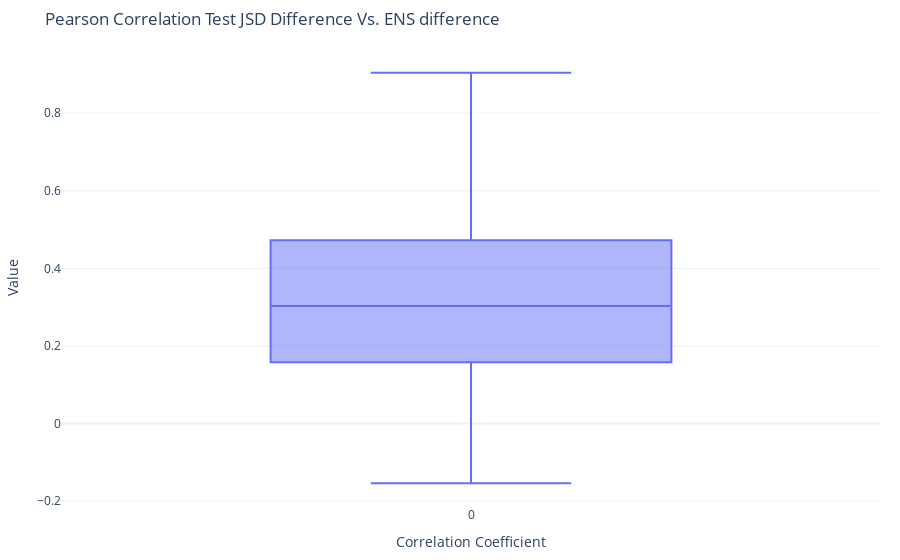

Notebook source saved alongside this figure:
### Code cell
correlation_list2 = {}
p_value_list2 = {}
for gene, lists in gene_data_dict.items():
    jsd_diff_list, ens_abs_diff_list = remove_outliers_iqr(lists['jsd_diff'], lists['ens_abs_diff'])

    #Add the correlation factor in the list
    cor, p_value = scipy.stats.pearsonr(jsd_diff_list, ens_abs_diff_list)
    correlation_list2[gene] = cor
    p_value_list2[gene] = p_value 

fig2 = px.box(correlation_list2.values(), title= 'Pearson Correlation Test JSD Difference Vs. ENS difference')
# Update layout with labels and title
fig2.update_layout(
    template='plotly_white',
    margin=dict(l=20, r=20, t=50, b=20),
    autosize=True,
    yaxis_title_font={'size': 20},  
    xaxis_title_font={'size': 20}, 
    xaxis_title='Correlation Coefficient',
    yaxis_title='Value',
    width=None
)
fig2.show()
# fig2.write_image('jsd_ens_diff_cc.pdf')

### Figure 1 — Plotly figure (JSON) as saved in the notebook; plotly's stock layout.template omitted (floating-point values rounded to 4 significant figures)
{"data": [{"alignmentgroup": "True", "hovertemplate": "variable=%{x}<br>value=%{y}<extra></extra>", "legendgroup": "", "marker": {"color": "#636efa"}, "name": "", "notched": false, "offsetgroup": "", "orientation": "v", "showlegend": false, "type": "box", "x": ["0", "0", "0", "0", "0", "0", "0", "0", "0", "0", "0", "0", "0", "0", "0", "0", "0", "0", "0", "0", "0", "0", "0", "0", "0", "0", "0", "0", "0", "0", "0", "0", "0", "0", "0", "0", "0", "0", "0", "0", "0", "0", "0", "0", "0", "0", "0", "0", "0", "0", "0", "0", "0", "0", "0", "0", "0", "0", "0", "0", "0", "0", "0", "0", "0", "0", "0", "0", "0", "0", "0", "0", "0", "0", "0", "0", "0", "0", "0", "0", "0", "0", "0", "0", "0", "0", "0", "0", "0", "0", "0", "0", "0", "0", "0", "0", "0", "0", "0", "0", "0", "0", "0", "0", "0", "0", "0", "0", "0", "0", "0", "0", "0", "0", "0", "0", "0", "0", "0", "0", "0", "0", "0", "0", "0", "0", "0"], "x0": " ", "xaxis": "x", "y": [0.3578, 0.613, 0.3655, 0.3361, -0.004646, 0.4931, 0.7994, 0.6976, 0.2999, 0.2451, -0.09095, 0.254, 0.8635, 0.7769, -0.1116, 0.3351, 0.05055, 0.3273, 0.3784, 0.3337, 0.0334, -0.03429, 0.192, 0.6717, 0.4793, 0.6185, 0.4463, 0.6177, 0.08969, 0.07023, 0.239, 0.1885, 0.5588, 0.3033, 0.106, 0.4716, 0.7759, 0.2153, 0.2406, 0.1972, -0.04262, 0.4452, 0.3353, 0.5345, 0.1541, 0.2933, 0.3657, 0.7015, 0.5613, 0.1557, 0.3468, 0.2376, 0.6879, 0.4725, 0.5149, 0.2102, 0.904, 0.7034, 0.4079, -0.1536, 0.09158, 0.2995, 0.6588, 0.56, 0.07163, 0.3881, 0.3705, 0.058, 0.02574, 0.1363, 0.09589, 0.2624, 0.2943, 0.6791, 0.3109, 0.1946, 0.3239, 0.179, 0.2611, 0.1737, 0.1642, 0.3931, 0.4744, 0.1765, 0.7239, 0.3336, 0.3936, 0.2656, -0.02357, 0.05974, 0.4537, 0.07404, 0.6138, 0.18, 0.4679, -0.02205, 0.04625, 0.3475, 0.238, 0.32, 0.21, 0.06084, 0.2651, -0.04653, 0.3713, 0.493, 0.08284, 0.1509, 0.2761, 0.4655, 0.5235, 0.1824, 0.06642, 0.3997, 0.2797, 0.3008, 0.473, 0.6488, 0.1149, 0.3223, 0.5468, 0.469, 0.5361, -0.01909, 0.248, -0.06391, 0.3983], "y0": " ", "yaxis": "y"}], "layout": {"autosize": true, "boxmode": "group", "legend": {"tracegroupgap": 0}, "margin": {"b": 20, "l": 20, "r": 20, "t": 50}, "title": {"text": "Pearson Correlation Test JSD Difference Vs. ENS difference"}, "xaxis": {"anchor": "y", "domain": [0, 1], "title": {"text": "Correlation Coefficient"}}, "yaxis": {"anchor": "x", "domain": [0, 1], "title": {"text": "Value"}}}}
